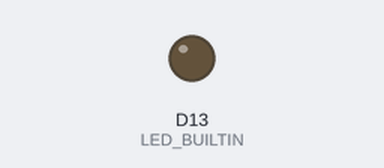
Simulated run of this sketch. Board: Arduino Nano 33 IoT. On the bench: output pins drawn as LEDs (lit = HIGH). Nothing arrives over Bluetooth unless stated; a phone connects over Bluetooth LE 3 s after start; what the sketch prints to the serial monitor is not drawn.

Above: at 0.1 s.
At 3.1 s:
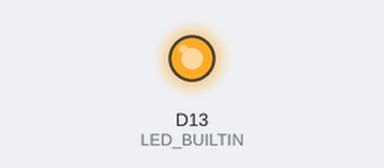
Timing chart, 0 to 4.6 s (numbered marks = the images above):
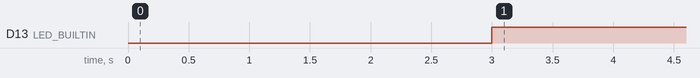

Measured:
- by itself, D13 (LED_BUILTIN): LOW → HIGH at 3.0 s

The sketch:

BLE_Peripheral_Sender.ino
```cpp
#include <ArduinoBLE.h>

/*  BLE peripheral starter code
 *  By Yonatan Rozin
 *
 *  Advertises a BLE service with a single characteristic
 *  Turns on the built-in LED when a central device connects
 */

//a UUID v4 ID which other devices will use to connect to this one
//generate a new one here: https://www.uuidgenerator.net/version4
char serviceUUID[] = "";
//create a BLE service using the service UUID
BLEService testService(serviceUUID);

//create a UUID for each characteristic to be advertised on your service
//pick a digit in your service UUID, increase it by 1 and use as the characteristic UUID
//repeat for each characteristic, if using more than one
char characteristicUUID[] = "";

//create BLE characteristics using the corresponding UUID.
//BLE characteristics can have different types, depending on the data being used
//characteristics also have various permissions, such as read, write and notify
//  BLERead: allows devices to read the value of the characteristic
//  BLEWrite: allows devices to modify the value of the characteristic
//  BLENotify: allows devices to "subscribe" to changes in the characteristic value

//uncomment a line below to create a characteristic, depending on your desired data type
//and specify permissions as needed, separated by | (ie: BLERead | BLEWrite | BLENofity)

//BLEBoolCharacteristic testCharacteristic(characteristicUUID, BLERead | BLENotify); //booleans (true/false)
//BLEIntCharacteristic testCharacteristic(characteristicUUID, BLERead | BLEWrite| BLENotify); //integers between -255 and 255
//BLEFloatCharacteristic testCharacteristic(characteristicUUID, BLERead | BLENotify); //integers > 255 and floating-point numbers (use for numbers >255)
//BLEDoubleCharacteristic testCharacteristic(characteristicUUID, BLERead | BLENotify); //HUGE numbers/floating-point numbers
BLEStringCharacteristic testCharacteristic(characteristicUUID, BLERead | BLEWrite|  BLENotify, 16); //strings of max length (change number to increase/decrease)
//BLEByteCharacteristic testCharacteristic(characteristicUUID, BLERead | BLEWrite|  BLENotify);

void setup() {
  pinMode(LED_BUILTIN, OUTPUT);
  digitalWrite(LED_BUILTIN, LOW);
  // put your setup code here, to run once:
  Serial.begin(9600);

  if (!BLE.begin()) {
    Serial.println("BLE initialization failed.");
    while (1); //do nothing forever
  }

  BLE.setLocalName("Device name");
  BLE.setAdvertisedService(testService);
  testService.addCharacteristic(testCharacteristic);
  BLE.addService(testService);
  BLE.advertise();

  Serial.println("BLE peripheral initialized.");

}

void loop() {

  // put your main code here, to run repeatedly:
  BLEDevice central = BLE.central();
  if (central && central.connected()) {
    digitalWrite(LED_BUILTIN, HIGH);

    //write some stuff to your characteristics here
    //make sure to use the correct data type!
//    testCharacteristic.writeValue("hello");
//    testCharacteristic.writeValue(millis());
//    testCharacteristic.writeValue(true);
//    testCharacteristic.writeValue(String(555));


    //if characteristic has BLEWrite access:
//    if (testCharacteristic.written()) {
        //get the value here - make sure to use the correct data type!
//      String dataIn = testCharacteristic.value();
//      Serial.println(dataIn);
//    }
  } else {
    digitalWrite(LED_BUILTIN, LOW);
  }


}
```
